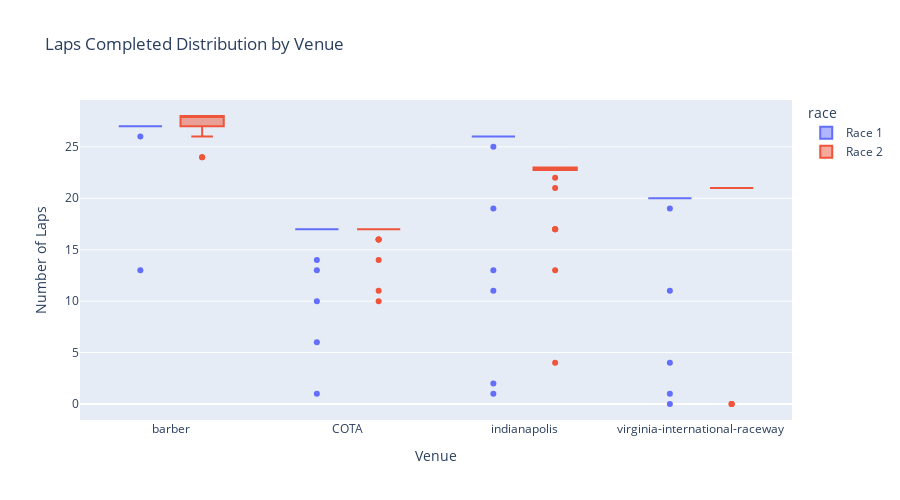

Here is the notebook cell this chart was saved with:
### Code cell
# Visualization: Lap distribution by venue
if all_results and 'LAPS' in combined_results.columns:
    fig = px.box(
        combined_results,
        x='venue',
        y='LAPS',
        color='race',
        title="Laps Completed Distribution by Venue",
        labels={'LAPS': 'Number of Laps', 'venue': 'Venue'}
    )
    fig.update_layout(height=500)
    show_plotly_fig(fig, "laps_distribution_by_venue.html")

### Figure 1 — Plotly figure (JSON) as saved in the notebook; plotly's stock layout.template omitted (floating-point values rounded to 4 significant figures)
{"data": [{"alignmentgroup": "True", "hovertemplate": "race=Race 1<br>Venue=%{x}<br>Number of Laps=%{y}<extra></extra>", "legendgroup": "Race 1", "marker": {"color": "#636efa"}, "name": "Race 1", "notched": false, "offsetgroup": "Race 1", "orientation": "v", "showlegend": true, "type": "box", "x": ["barber", "barber", "barber", "barber", "barber", "barber", "barber", "barber", "barber", "barber", "barber", "barber", "barber", "barber", "barber", "barber", "barber", "barber", "barber", "barber", "barber", "barber", "COTA", "COTA", "COTA", "COTA", "COTA", "COTA", "COTA", "COTA", "COTA", "COTA", "COTA", "COTA", "COTA", "COTA", "COTA", "COTA", "COTA", "COTA", "COTA", "COTA", "COTA", "COTA", "COTA", "COTA", "COTA", "COTA", "COTA", "COTA", "COTA", "COTA", "COTA", "indianapolis", "indianapolis", "indianapolis", "indianapolis", "indianapolis", "indianapolis", "indianapolis", "indianapolis", "indianapolis", "indianapolis", "indianapolis", "indianapolis", "indianapolis", "indianapolis", "indianapolis", "indianapolis", "indianapolis", "indianapolis", "indianapolis", "indianapolis", "indianapolis", "indianapolis", "indianapolis", "indianapolis", "indianapolis", "indianapolis", "indianapolis", "indianapolis", "indianapolis", "virginia-international-raceway", "virginia-international-raceway", "virginia-international-raceway", "virginia-international-raceway", "virginia-international-raceway", "virginia-international-raceway", "virginia-international-raceway", "virginia-international-raceway", "virginia-international-raceway", "virginia-international-raceway", "virginia-international-raceway", "virginia-international-raceway", "virginia-international-raceway", "virginia-international-raceway", "virginia-international-raceway", "virginia-international-raceway", "virginia-international-raceway", "virginia-international-raceway", "virginia-international-raceway", "virginia-international-raceway", "virginia-international-raceway", "virginia-international-raceway", "virginia-international-raceway", "virginia-international-raceway"], "x0": " ", "xaxis": "x", "y": [27, 27, 27, 27, 27, 27, 27, 27, 27, 27, 27, 27, 27, 27, 27, 27, 27, 27, 27, 27, 26, 13, 17, 17, 17, 17, 17, 17, 17, 17, 17, 17, 17, 17, 17, 17, 17, 17, 17, 17, 17, 17, 17, 17, 17, 17, 17, 17, 14, 13, 10, 6, 1, 26, 26, 26, 26, 26, 26, 26, 26, 26, 26, 26, 26, 26, 26, 26, 26, 26, 26, 26, 26, 26, 26, 26, 25, 19, 13, 11, 2, 1, 20, 20, 20, 20, 20, 20, 20, 20, 20, 20, 20, 20, 20, 20, 20, 20, 20, 20, 20, 19, 11, 4, 1, 0], "y0": " ", "yaxis": "y"}, {"alignmentgroup": "True", "hovertemplate": "race=Race 2<br>Venue=%{x}<br>Number of Laps=%{y}<extra></extra>", "legendgroup": "Race 2", "marker": {"color": "#EF553B"}, "name": "Race 2", "notched": false, "offsetgroup": "Race 2", "orientation": "v", "showlegend": true, "type": "box", "x": ["barber", "barber", "barber", "barber", "barber", "barber", "barber", "barber", "barber", "barber", "barber", "barber", "barber", "barber", "barber", "barber", "barber", "barber", "barber", "barber", "barber", "barber", "COTA", "COTA", "COTA", "COTA", "COTA", "COTA", "COTA", "COTA", "COTA", "COTA", "COTA", "COTA", "COTA", "COTA", "COTA", "COTA", "COTA", "COTA", "COTA", "COTA", "COTA", "COTA", "COTA", "COTA", "COTA", "COTA", "COTA", "COTA", "COTA", "COTA", "COTA", "indianapolis", "indianapolis", "indianapolis", "indianapolis", "indianapolis", "indianapolis", "indianapolis", "indianapolis", "indianapolis", "indianapolis", "indianapolis", "indianapolis", "indianapolis", "indianapolis", "indianapolis", "indianapolis", "indianapolis", "indianapolis", "indianapolis", "indianapolis", "indianapolis", "indianapolis", "indianapolis", "indianapolis", "indianapolis", "indianapolis", "indianapolis", "indianapolis", "indianapolis", "virginia-international-raceway", "virginia-international-raceway", "virginia-international-raceway", "virginia-international-raceway", "virginia-international-raceway", "virginia-international-raceway", "virginia-international-raceway", "virginia-international-raceway", "virginia-international-raceway", "virginia-international-raceway", "virginia-international-raceway", "virginia-international-raceway", "virginia-international-raceway", "virginia-international-raceway", "virginia-international-raceway", "virginia-international-raceway", "virginia-international-raceway", "virginia-international-raceway", "virginia-international-raceway", "virginia-international-raceway", "virginia-international-raceway", "virginia-international-raceway", "virginia-international-raceway", "virginia-international-raceway"], "x0": " ", "xaxis": "x", "y": [28, 28, 28, 28, 28, 28, 28, 28, 28, 28, 28, 28, 28, 28, 28, 27, 27, 27, 27, 26, 24, 24, 17, 17, 17, 17, 17, 17, 17, 17, 17, 17, 17, 17, 17, 17, 17, 17, 17, 17, 17, 17, 17, 17, 17, 17, 17, 16, 16, 16, 14, 11, 10, 23, 23, 23, 23, 23, 23, 23, 23, 23, 23, 23, 23, 23, 23, 23, 23, 23, 23, 23, 23, 23, 23, 22, 21, 17, 17, 17, 13, 4, 21, 21, 21, 21, 21, 21, 21, 21, 21, 21, 21, 21, 21, 21, 21, 21, 21, 21, 21, 21, 21, 0, 0, 0], "y0": " ", "yaxis": "y"}], "layout": {"boxmode": "group", "height": 500, "legend": {"title": {"text": "race"}, "tracegroupgap": 0}, "title": {"text": "Laps Completed Distribution by Venue"}, "xaxis": {"anchor": "y", "domain": [0, 1], "title": {"text": "Venue"}}, "yaxis": {"anchor": "x", "domain": [0, 1], "title": {"text": "Number of Laps"}}}}
